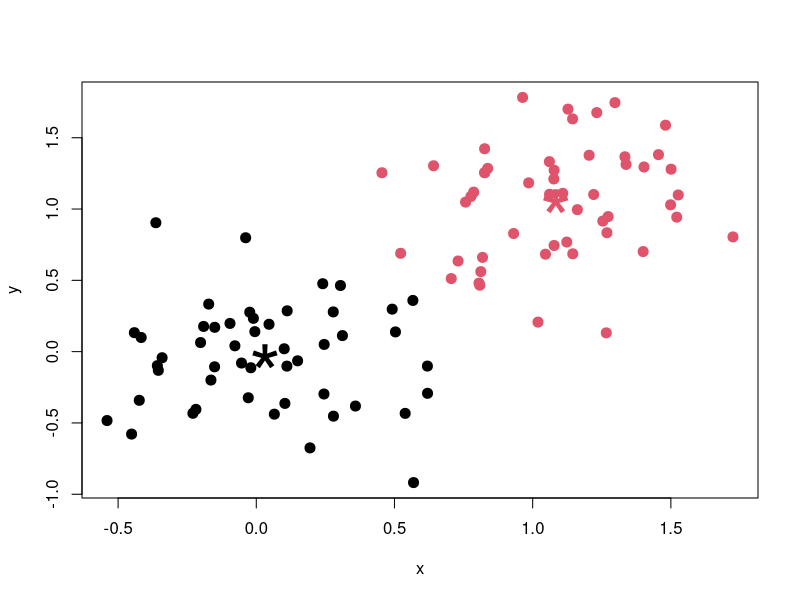

The R script that drew this image:
## ---- chunk 1
x <- rbind(matrix(rnorm(100, sd = 0.4), ncol = 2),
           matrix(rnorm(100, mean = 1, sd = 0.4), ncol = 2))
colnames(x) <- c("x", "y")
(cl <- kmeans(x, 2))
plot(x, col = cl$cluster, pch=20, cex=2)
points(cl$centers, col = 1:2, pch="*", cex=5)
